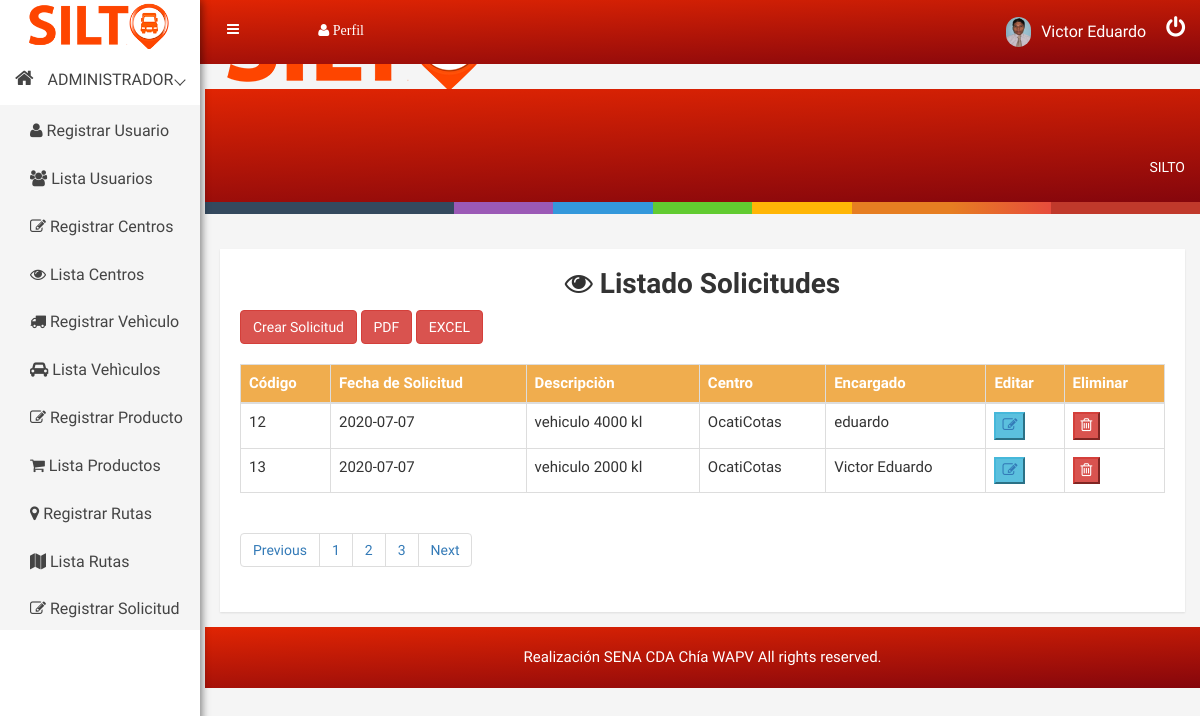
The page /solicitud (signed in) on the database its author committed.
### tables this page shows
CREATE TABLE `solicitud` (
  `id_solicitud` int(11) NOT NULL COMMENT 'Id de la solicitud para la ruta.',
  `fecha_solicitud` date NOT NULL COMMENT 'Fecha de la solicitudde ruta.',
  `descripcion` varchar(250) NOT NULL COMMENT 'Descripcion de la ruta solicitada.',
  `id_centro` int(11) NOT NULL COMMENT 'Centro solicitante',
  `identificacion` bigint(12) NOT NULL COMMENT 'Nombre del encargado de centro.'
);

CREATE TABLE `centro` (
  `id_centro` int(11) NOT NULL COMMENT 'Id de centro',
  `nombre` varchar(25) NOT NULL COMMENT 'Nombre  de centro',
  `email` varchar(50) NOT NULL COMMENT 'Email centro',
  `telefono` bigint(14) NOT NULL COMMENT 'Numero cel centro',
  `whatsapp` varchar(2) DEFAULT NULL COMMENT 'Whatsapp de centro',
  `departamento` varchar(25) NOT NULL COMMENT 'Departamento de centro',
  `ciudad` varchar(25) NOT NULL COMMENT 'Ciudad de centro',
  `tipo_centro` varchar(15) NOT NULL COMMENT 'centro o bodega',
  `direccion` varchar(30) NOT NULL COMMENT 'direccion del centro o Bodega',
  `identificacion` bigint(12) NOT NULL COMMENT 'Encargado de centro'
);

CREATE TABLE `usuario` (
  `identificacion` bigint(12) NOT NULL COMMENT 'Identificacion de user',
  `nombre` varchar(20) NOT NULL COMMENT 'Nombre de usuario',
  `apellido` varchar(22) NOT NULL COMMENT 'Apellido  de usuario',
  `email` varchar(38) NOT NULL COMMENT 'Email usuario',
  `telefono` varchar(14) NOT NULL COMMENT 'Numero de celular',
  `whatsapp` varchar(2) NOT NULL COMMENT 'Whatsapp',
  `cargo` varchar(13) NOT NULL COMMENT 'Rol de usuario',
  `estado` varchar(9) NOT NULL COMMENT 'Estado del Usuario',
  `fecha_ingreso` date NOT NULL DEFAULT current_timestamp() COMMENT 'Fecha de ingreso usuario.',
  `foto` varchar(300) NOT NULL COMMENT 'Foto de usuario',
  `pass` varchar(255) NOT NULL COMMENT 'Clave de email.'
);

### libs/view.php (called while the page is built, shortened)
<?php
class View{
    function render($nombre){
        require 'views/' . $nombre . '.php';
    }
}
?>

### controllers/solicitud.php (called while the page is built, shortened)
<?php
    class Solicitud extends Controller{
        function __construct(){
            $this->view->mensaje="";
        }
        function render(){
            $solicitudes = $this->view->datos = $this->model->read();
            $this->view->solicitudes = $solicitudes;
            $this->view->render('admin/listasolicitud');
        }
    }
?>

### index.php (called while the page is built, shortened)
<?php
    require 'libs/database.php';
    require 'libs/view.php';
    $app = new App();
?>

### models/solicitudmodel.php (called while the page is built, shortened)
<?php
    include_once('models/solicitud.php');
    class SolicitudModel extends Model{
        public function read(){
            $items = [];
            try{
                $query = $this->db->connect()->query('SELECT sol.id_solicitud, sol.fecha_solicitud, sol.descripcion,
                cent.nombre as nombreCentro, usu.nombre as nombreUsuario
                FROM solicitud as sol
                INNER JOIN centro as cent on cent.id_centro=sol.id_centro
                INNER JOIN usuario as usu on usu.identificacion=sol.identificacion
                ');
                while($row = $query->fetch()){
                    $item = new SolicitudDAO();
                    $item->id_solicitud     = $row['id_solicitud'];
                    $item->fecha_solicitud  = $row['fecha_solicitud'];
                    $item->descripcion      = $row['descripcion'];
                    $item->id_centro        = $row['nombreCentro'];
                    $item->identificacion   = $row['nombreUsuario'];
                    array_push($items, $item);
                }
                return $items;
            }catch(PDOException $e){
            if(constant("DEBUG")){
                echo $e->getMessage();
            }
                return [];
            }
        }
    }
?>

### libs/database.php (called while the page is built)
<?php
class Database{
    private $host;
    private $db;
    private $user;
    private $password;
    private $charset;
    public function __construct(){
        $this->host     = constant('HOST');
        $this->db       = constant('DB');
        $this->user     = constant('USER');
        $this->password = constant('PASSWORD');
        $this->charset  = constant('CHARSET');
    }
    function connect(){
        try{
            $connection = "mysql:host=" . $this->host . ";dbname=" . $this->db . ";charset=" . $this->charset;
            $options = [
                PDO::ATTR_ERRMODE            => PDO::ERRMODE_EXCEPTION,
                PDO::ATTR_EMULATE_PREPARES   => false,
            ];
            $pdo = new PDO($connection, $this->user, $this->password, $options);
            return $pdo;
        }catch(PDOException $e){
            print_r('Error connection: ' . $e->getMessage());
        }
    }
}
?>

### views/admin/listasolicitud.php (the view, shortened to what this page needs)
<!DOCTYPE html>
<html lang="es">
<head>
<?php require 'views/head.php'; ?>
</head>
<body>
    <?php require 'views/header.php'; ?>
    <div class="product-status mg-tb-15">
            <div class="container-fluid">
                <div class="row">
                    <div class="col-lg-12 col-md-12 col-sm-12 col-xs-12">
                        <div class="product-status-wrap">
                            <div id="main" class="container-fluid">
                                <h1 class="text-center"><i class="fa fa-eye" aria-hidden="true"></i> Listado Solicitudes</h1>
                                <div class="row">
                                <button type="button" class="btn btn-danger" onClick='window.location.assign("<?php echo constant('URL'); ?>solicitud/crear")'>Crear Solicitud</button>
                                <button type="button" class="btn btn-danger" onClick='window.location.assign("<?php echo constant('URL'); ?>public/pdf/solicitud.php")'>PDF</button>
                                <button type="button" class="btn btn-danger" onClick='window.location.assign("<?php echo constant('URL'); ?>public/excel/functions/solicitud/createExcel.php")'>EXCEL</button>
                                </div><br>
                                <div class="row">
                                <table id="tabla" class="table table-hover table table-bordered">
                                    <thead class="thead-dark">
                                        <tr class="text-center btn-warning">
                                            <th  scope="col">Código</th>
                                            <th  scope="col">Fecha de Solicitud</th>
                                            <th  scope="col">Descripciòn</th>
                                            <th  scope="col">Centro</th>
                                            <th  scope="col">Encargado</th>
                                            <?php if ($_SESSION['cargo'] == "administrador" || $_SESSION['cargo'] == "supervisor") : ?>
                                            <th  scope="col">Editar</th>
                                            <th  scope="col">Eliminar</th>
                                            <?php endif; ?>
                                        </tr>
                                    </thead>
                                    <tbody id="tbody-data">
                                <?php
                                    include_once 'models/solicitud.php';
                                    if(count($this->solicitudes)>0){
                                        foreach ($this->solicitudes as $row) {
                                            $solicitud = $row;
                                ?>
                                            <tr id="fila-<?php echo $solicitud->id_solicitud; ?>">
                                                <td><?php echo $solicitud->id_solicitud; ?></td>
                                                <td><?php echo $solicitud->fecha_solicitud; ?></td>
                                                <td><?php echo $solicitud->descripcion; ?>
                                                <td><?php echo $solicitud->id_centro; ?>
                                                <td><?php echo $solicitud->identificacion; ?>
                                                <?php if ($_SESSION['cargo'] == "administrador" || $_SESSION['cargo'] == "supervisor") : ?>
                                                <td><button class="btn-info"><a href="<?php echo constant('URL') . 'solicitud/leer/' . $solicitud->id_solicitud; ?>"><i class="fa fa-pencil-square-o" aria-hidden="true"></i></a></button></td>
                                                <td><button class="bEliminar btn-danger" data-url="<?php echo constant('URL');?>" data-controlador="solicitud" data-accion="eliminar" data-id="<?php echo $solicitud->id_solicitud; ?>"><i class="fa fa-trash-o" aria-hidden="true"></button></td>
                                                <?php endif; ?>
                                            </tr>
                                <?php
                                        }
                                    }else{
                                ?>
                                    <tr><td colspan="6" class="text-center">NO HAY SOLICITUDES DISPONIBLES</td></tr>
                                <?php
                                    }
                                ?>
                                    </tbody>
                                </table>
                                <div class="custom-pagination">
                                    <nav aria-label="Page navigation example">
                                        <ul class="pagination">
                                            <li class="page-item"><a class="page-link" href="#">Previous</a></li>
                                            <li class="page-item"><a class="page-link" href="#">1</a></li>
                                            <li class="page-item"><a class="page-link" href="#">2</a></li>
                                            <li class="page-item"><a class="page-link" href="#">3</a></li>
                                            <li class="page-item"><a class="page-link" href="#">Next</a></li>
                                        </ul>
                                    </nav>
                                </div>
                                </div>
                            </div>
                        </div>
                    </div>
                </div>
            </div>
        </div>
    <?php require 'views/footer.php'; ?>
</body>
</html>

### public/css/main.css (style rules this page uses)
html { color: #222; font-size: 1em; line-height: 1.4; }

### public/css/style.css (style rules this page uses)
html, body { height: 100%; font-family: 'Play', sans-serif;font-weight:400;background:#f5f5f5; }
h1, h2, h3, h4, h5, h6 { margin: 0 0 10px; font-weight:700; }
a { transition: all 0.3s ease 0s;text-decoration:none; }
a:visited, a:link, a:active { text-decoration: none; }
ul { list-style: outside none none; margin: 0; padding: 0 }
.mg-tb-15 { margin:15px 0px; }
.product-sales-chart, .analytics-info-cs, .tranffic-als-inner, .analytics-rounded, .single-new-trend, .personal-info-wrap, .author-widgets-single, .calender-inner, .product-status-wrap, .review-tab-pro-inner, .income-dashone-total, .analytics-adminpro-wrap, .analytics-sparkle-line, .analysis-progrebar, .sparkline8-list, .sparkline9-list, .sparkline7-list, .sparkline10-list, .sparkline12-list, .sparkline13-list, .sparkline14-list, .sparkline13-list, .sparkline11-list, .x-editable-list, .code-editor-single, .blog-details-inner, .charts-single-pro, .about-sparkline, .sparkline-list, .button-ad-wrap, .tab-content-details, .sparkline16-list, .sparkline15-list, .tinymce-single { padding:20px; background:#fff; -webkit-box-shadow: 0px 1px 2px 0px rgba(0, 0, 0, 0.1); box-shadow: 0px 1px 2px 0px rgba(0, 0, 0, 0.1); }
.product-status-wrap table { width: 100%; }
.product-status-wrap table th { padding: 20px 5px; vertical-align: top; border-top: 1px solid #e9ecef; }
.product-status-wrap table th { vertical-align: bottom; border-bottom: 2px solid #e9ecef; }
.product-status-wrap th, .product-status-wrap td { padding: 10px; text-align: left; font-size: 15px; }
.product-status-wrap table td { padding: 9px 7px; border-top: 1px solid #e9ecef; }

### rows shown on the page
solicitud: id_solicitud "12", fecha_solicitud "2020-07-07", descripcion "vehiculo 4000 kl", id_centro.nombre "OcatiCotas", identificacion.nombre "eduardo"
solicitud: id_solicitud "13", fecha_solicitud "2020-07-07", descripcion "vehiculo 2000 kl", id_centro.nombre "OcatiCotas", identificacion.nombre "Victor Eduardo"

### other values the page prints
$_SESSION['cargo'] "ADMINISTRADOR"
$_SESSION['nombre'] "Victor Eduardo"
